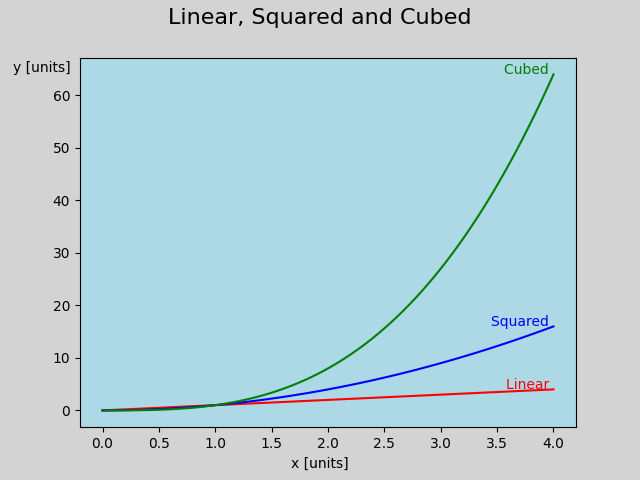

Generate this figure with Python:
"""
FIG, AX, TEXT:
- fig: Always ranges from 0 to 1 (for both x and y)
- ax: Ranges from the data limits
- text: Can be used for fig or ax. Serves to annotate the plot.

TODO:
1. Set the background color of the figure (lightgray)
2. Set the background color of the axis (lightblue)
3. Plot a text on the top center of the figure, as a title
4. Plot a text on the bottom right of the figure, to indicate each type of line
"""

import matplotlib.pyplot as plt
import numpy as np

x = np.linspace(0, 4, 100)
y1 = x # Linear
y2 = x**2 # Squared
y3 = x**3 # Cubed

fig, ax = plt.subplots()

# Set the background color of the figure
fig_bg_color = "lightgray"
fig.set_facecolor(fig_bg_color)

# Set the background color of the axis
ax_bg_color = "lightblue"
ax.set_facecolor(ax_bg_color)

# Plot the data
ax.plot(x, y1, color="red")
ax.plot(x, y2, color="blue")
ax.plot(x, y3, color="green")

# Plot the text
ax.text(x=x[-1], y=y1[-1], s="Linear ", color="red", ha="right")
ax.text(x=x[-1], y=y2[-1], s="Squared ", color="blue", ha="right")
ax.text(x=x[-1], y=y3[-1], s="Cubed ", color="green", ha="right")

# Set the title
fig.text(x=0.5, y=0.95, s="Linear, Squared and Cubed", ha="center", fontsize=16, color="black")

# Add labels
fig.text(x=0.50, y=0.025, s="x [units]", ha="center", fontsize=10, color="black")
fig.text(x=0.02, y=0.850, s="y [units]", ha="left", fontsize=10, color="black")

# Save the figure
figname = "fig_ax_text_solution.png"
plt.savefig(figname)
print(f"open {figname}")
